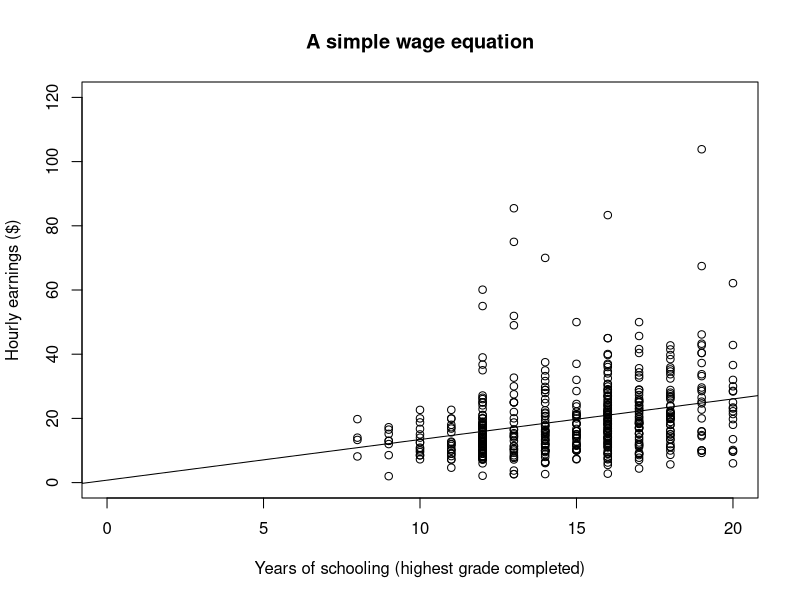
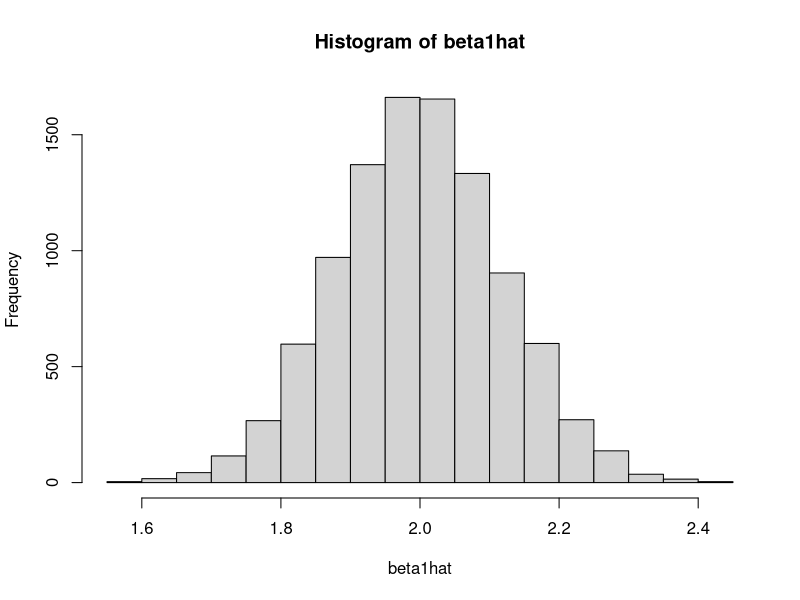
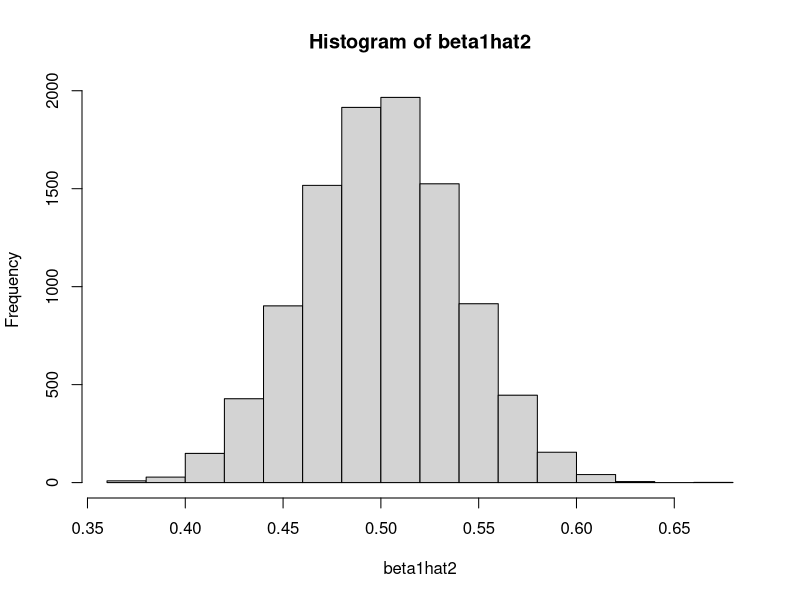

These figures' R source, in order:
## ---- chunk 1
knitr::opts_chunk$set(echo = TRUE)
library(tidyverse)
## ---- chunk 2
# EARNINGS regress on S
eawe21 <- read.csv('Data/EAWE21.csv', header=T)     # Import data
lin.model <- lm(EARNINGS ~ S, data = eawe21)        # Run the model
summary(lin.model)                                  # The result
## ---- chunk 3
# EARNINGS regress on S
# Plot the data
plot(EARNINGS ~ S, 
     data = eawe21,
     main = "A simple wage equation", 
     xlab = "Years of schooling (highest grade completed)",
     ylab = "Hourly earnings ($)",
     xlim = c(0, 20),
     ylim = c(0, 120))

abline(lin.model)              # Add the regression line

## ---- chunk 4
# Descriptive statistics for S
summary(eawe21$S)
## ---- chunk 5
# Create the demeaned variable SDEV
library(tidyverse)                  # Load the required package

eawe21.dm <- eawe21 %>%
  mutate(SDEV = S - mean(S)) %>%    # Create the demeaned variable
  select(EARNINGS, S, SDEV)         # Select the required columns

# EARNINGS regress on the demeaned variable SDEV
# Using pipe (%>%) operator to simplify the code
lm(EARNINGS ~ SDEV, data = eawe21.dm) %>%        # Run the model
  summary                                        # Print the result      
## ---- chunk 6
# EARNINGS regress on S
# Analysis of variance table
anova(lin.model)
## ---- chunk 7
# EARNINGS regress on S
# Summary of regression results, including the coefficient of determination
summary(lin.model)
## ---- chunk 8
x <- rnorm(250, mean=0, sd=3)        # variable x, with no. of observation = 250
m <- 10000                           # 10000 regressions is simulated

beta1hat <- vector(length = m)       # create an empty vector
for(n in 1:m){
  u <- rnorm(250, mean=0, sd=6)      # generate the error term
  y <- 3+2*x+u                       # define dependent variable y
  OLS <- lm(y~x)
  beta1hat[n] <- OLS$coef[2]
}
hist(beta1hat)
var(beta1hat)
## ---- chunk 9
x <- c(1:20)                         # variable x, with no. of observation = 250
m <- 10000                           # 10000 regressions is simulated

beta1hat2 <- vector(length = m)      # create an empty vector
for(n in 1:m){
  u <- rnorm(20, mean=0, sd=1)       # generate the error term
  y <- 2+0.5*x+u                     # define dependent variable y
  OLS <- lm(y~x)
  beta1hat2[n] <- OLS$coef[2]
}
hist(beta1hat2)
var(beta1hat2)
